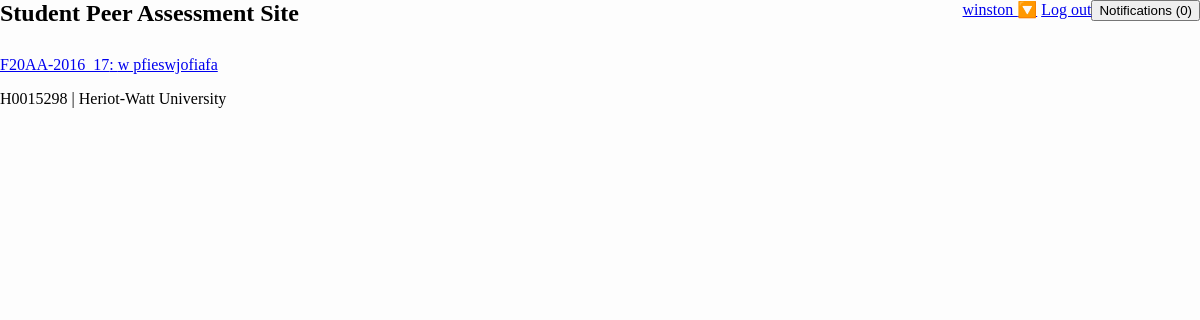
The app's page /student/ (signed in), older data.
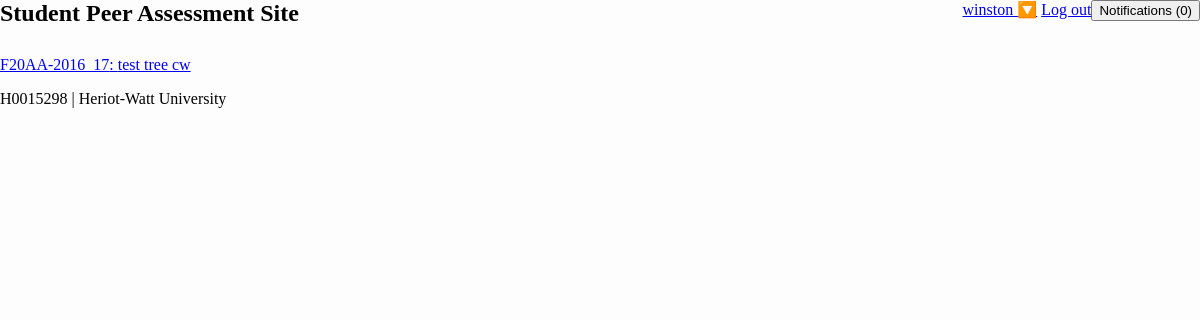
The same page, newer data.
### student/models.py (models this page shows, shortened)
class Course(m.Model):
    name = m.CharField(max_length=128)
    code = m.SlugField(max_length=32, primary_key=True)

class Coursework(m.Model):
    id = m.SlugField(max_length=4, primary_key=True)
    name = m.CharField(max_length=128)
    course = m.ForeignKey(Course, m.CASCADE)
    state = m.CharField(max_length=1,
                        choices=CourseworkState.POSSIBLE_STATES,
                        default=CourseworkState.INVISIBLE)
    file_pipe = m.CharField(max_length=128)
    test_pipe = m.CharField(max_length=128)

### student/views.py (the view)
@login_required()
def index(request):
    return detail_coursework(request)

### student/permission.py (called while the page is built)
def can_view_coursework(user, coursework):
    is_enrolled = m.EnrolledUser.objects.filter(login=user).filter(course=coursework.course)
    if is_enrolled.count() != 1:
        return False
    return True if is_teacher(user) else coursework.is_visible()

def is_teacher(user):
    teacher_group = Group.objects.get(name="teacher")
    return teacher_group in user.groups.all()

### student/views.py (called while the page is built)
@login_required()
def detail_coursework(request, cw=None):
    if cw is None or cw == "":
        available = retrieve_coursework(request)
        return render(request, 'student/choose_coursework.html', {'courseworks': available})
    return single_coursework(request, cw)

### templates/student/choose_coursework.html (shortened to what this page needs)
{% extends "student/base.html" %}
{% block content %}
    {% if courseworks %}
        {% for id, state, course, title in courseworks %}
            <p><a href="/student/cw/{{ id }}" class="coursework coursework_{{ state }}"
            >{{ course }}:
                {{ title }}</a></p>
        {% endfor %}
    {% else %}
        <div>No courseworks available right now</div>
    {% endif %}
{% endblock %}

Row changes from the older to the newer data that the page shows:
removed Coursework: courseworks "w pfieswjofiafa"
added Coursework: courseworks "test tree cw"
Text that changed along with them:
new list line: "F20AA-2016_17"
list line gone: "F20AA-2016_17"
